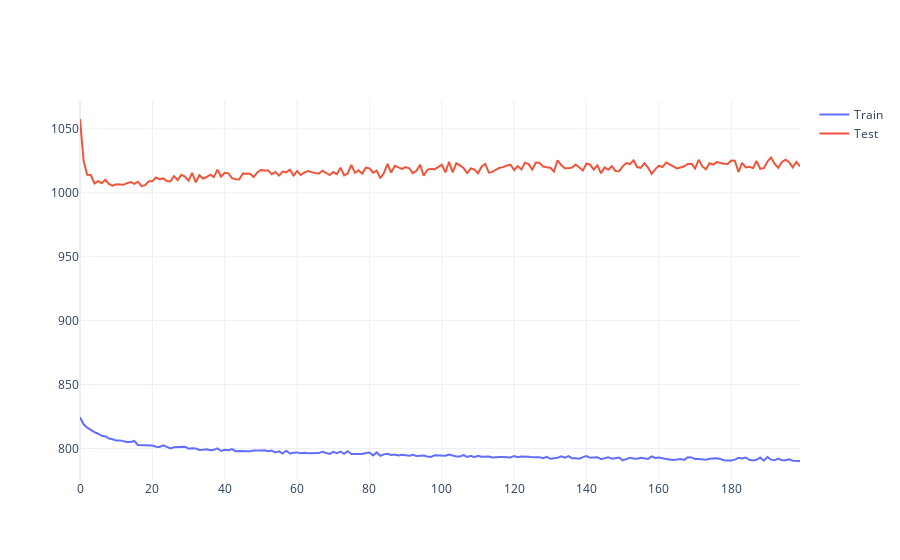

The notebook cell saved with this chart:
### Code cell
fig = go.Figure()
fig.add_trace(go.Scatter(x=loss_df.Epoch, 
                         y= reverse_cs(loss_df.TrainMSE, 
                                       scale_dict['y1']),
                         mode='lines', name='Train'))
fig.add_trace(go.Scatter(x=loss_df.Epoch, 
                         y= reverse_cs(loss_df.TestMSE, 
                                       scale_dict['y1']),
                         mode='lines', name='Test'))
fig.show()

### Figure 1 — Plotly figure (JSON) as saved in the notebook; plotly's stock layout.template omitted (floating-point values rounded to 4 significant figures; data arrays with more than 128 entries replaced by an {"elided": "..."} marker saying what was removed)
{"data": [{"mode": "lines", "name": "Train", "type": "scatter", "x": {"elided": "200 int values"}, "y": {"elided": "200 float values"}}, {"mode": "lines", "name": "Test", "type": "scatter", "x": {"elided": "200 int values"}, "y": {"elided": "200 float values"}}], "layout": {}}
